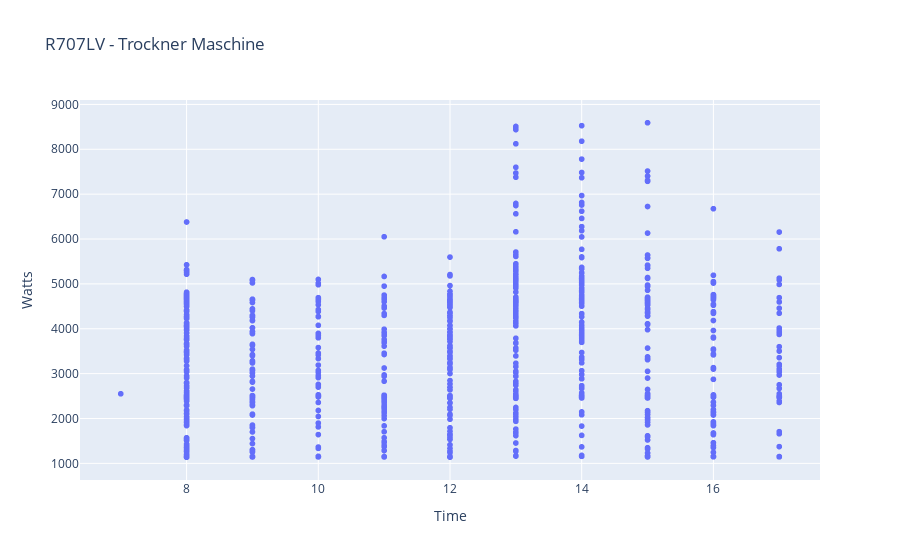

Notebook source saved alongside this figure:
### Code cell
px.scatter(
    x=trock_5T.index.day, y=trock_5T.kw * 1000, 
    title='R707LV - Trockner Maschine',
    labels={
        'x': 'Time',
        'y': 'Watts'
    })

### Figure 1 — Plotly figure (JSON) as saved in the notebook; plotly's stock layout.template omitted (floating-point values rounded to 4 significant figures; data arrays with more than 128 entries replaced by an {"elided": "..."} marker saying what was removed)
{"data": [{"hovertemplate": "Time=%{x}<br>Watts=%{y}<extra></extra>", "legendgroup": "", "marker": {"color": "#636efa", "symbol": "circle"}, "mode": "markers", "name": "", "showlegend": false, "type": "scattergl", "x": {"elided": "2881 int values"}, "xaxis": "x", "y": {"elided": "2881 float values"}, "yaxis": "y"}], "layout": {"legend": {"tracegroupgap": 0}, "title": {"text": "R707LV - Trockner Maschine"}, "xaxis": {"anchor": "y", "domain": [0, 1], "title": {"text": "Time"}}, "yaxis": {"anchor": "x", "domain": [0, 1], "title": {"text": "Watts"}}}}
